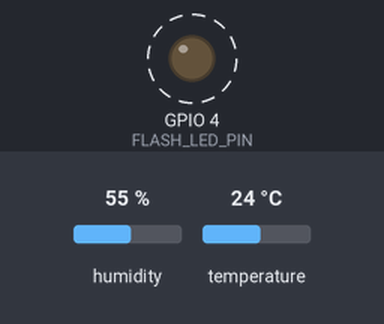
Bench run of a sketch on a simulated ESP32. Parts: output pins drawn as LEDs (lit = HIGH). Dashed ring = blinking. The inputs (shaded band) are chosen by the test bench; at power-on: humidity 55 %, temperature 24 °C. Storage starts empty; the camera gives no picture; what the sketch prints to the serial monitor is not drawn.

Above: at 3.4 s.
Timing chart, 0 to 5.8 s (numbered marks = the images above):
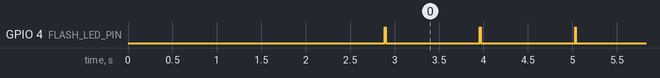

The sketch:

esp32Cam_banana.ino
```cpp
#include "esp_camera.h"
#include "FS.h"
#include "SD_MMC.h"

#include <DHT.h>

#define DHTPIN 13       // DHT sensor pin
#define DHTTYPE DHT11   // DHT11 or DHT22

DHT dht(DHTPIN, DHTTYPE);

volatile float currentTemp = 0.0;
volatile float currentHum = 0.0;

void dhtReadTask(void * parameter) {
  for(;;) {
    float h = dht.readHumidity();
    float t = dht.readTemperature();

    if (isnan(h) || isnan(t)) {
      Serial.println("DHT read failed");
      currentTemp = 0.0;
      currentHum = 0.0;
    } else {
      currentTemp = t;
      currentHum = h;
    }

    vTaskDelay(2000 / portTICK_PERIOD_MS);
  }
}

// CAMERA_MODEL_AI_THINKER pin definition
#define PWDN_GPIO_NUM     32
#define RESET_GPIO_NUM    -1
#define XCLK_GPIO_NUM      0
#define SIOD_GPIO_NUM     26
#define SIOC_GPIO_NUM     27
#define Y9_GPIO_NUM       35
#define Y8_GPIO_NUM       34
#define Y7_GPIO_NUM       39
#define Y6_GPIO_NUM       36
#define Y5_GPIO_NUM       21
#define Y4_GPIO_NUM       19
#define Y3_GPIO_NUM       18
#define Y2_GPIO_NUM        5
#define VSYNC_GPIO_NUM    25
#define HREF_GPIO_NUM     23
#define PCLK_GPIO_NUM     22

#define FLASH_LED_PIN      4

int flightNumber = 1;
String flightFolderName = "";
int imageCount = 1;
bool sd_ok = false;

void setup() {
  Serial.begin(115200);
  Serial.println();

  // Initialize the bright Flash LED
  pinMode(FLASH_LED_PIN, OUTPUT);
  digitalWrite(FLASH_LED_PIN, LOW); // Turn off initially

  // Important: Explicitly pull up SD card pins to prevent 0x107 timeout in 1-bit mode
  pinMode(13, INPUT_PULLUP); // DAT3 / CS must be HIGH to prevent entering SPI mode
  pinMode(15, INPUT_PULLUP); // CMD
  pinMode(14, INPUT_PULLUP); // CLK
  pinMode(2,  INPUT_PULLUP); // DAT0

  delay(500); // Give the SD card some time to power stabilize

  // Initialize SD Card
  Serial.println("Mounting SD Card...");
  if(!SD_MMC.begin("/sdcard", true)){
    Serial.println("SD Card Mount Failed! Images will not be saved.");
    sd_ok = false;
  } else {
    sd_ok = true;
    uint8_t cardType = SD_MMC.cardType();
    if(cardType == CARD_NONE){
      Serial.println("No SD Card attached");
      sd_ok = false;
    }
  }

  if (sd_ok) {
    // Find highest flight folder and create new one
    // Starts checking from FLIGHT001 upwards
    flightNumber = 1;
    while (true) {
      flightFolderName = "/FLIGHT";
      if (flightNumber < 100) flightFolderName += "0";
      if (flightNumber < 10) flightFolderName += "0";
      flightFolderName += String(flightNumber);

      if (!SD_MMC.exists(flightFolderName)) {
        break; // Found an available folder name
      }
      flightNumber++;
    }

    Serial.printf("Creating directory: %s\n", flightFolderName.c_str());
    if (!SD_MMC.mkdir(flightFolderName)) {
      Serial.println("Failed to create directory!");
      sd_ok = false;
    }
  }

  // Camera configuration
  camera_config_t config;
  config.ledc_channel = LEDC_CHANNEL_0;
  config.ledc_timer = LEDC_TIMER_0;
  config.pin_d0 = Y2_GPIO_NUM;
  config.pin_d1 = Y3_GPIO_NUM;
  config.pin_d2 = Y4_GPIO_NUM;
  config.pin_d3 = Y5_GPIO_NUM;
  config.pin_d4 = Y6_GPIO_NUM;
  config.pin_d5 = Y7_GPIO_NUM;
  config.pin_d6 = Y8_GPIO_NUM;
  config.pin_d7 = Y9_GPIO_NUM;
  config.pin_xclk = XCLK_GPIO_NUM;
  config.pin_pclk = PCLK_GPIO_NUM;
  config.pin_vsync = VSYNC_GPIO_NUM;
  config.pin_href = HREF_GPIO_NUM;
  config.pin_sccb_sda = SIOD_GPIO_NUM;
  config.pin_sccb_scl = SIOC_GPIO_NUM;
  config.pin_pwdn = PWDN_GPIO_NUM;
  config.pin_reset = RESET_GPIO_NUM;
  config.xclk_freq_hz = 20000000;
  config.pixel_format = PIXFORMAT_JPEG;
  config.grab_mode = CAMERA_GRAB_WHEN_EMPTY;
  config.fb_location = CAMERA_FB_IN_PSRAM;

  // Use UXGA resolution (1600x1200) for high quality image capture
  if(psramFound()){
    config.frame_size = FRAMESIZE_UXGA;
    config.jpeg_quality = 10; // Lower number means higher quality (0-63)
    config.fb_count = 2;
    config.grab_mode = CAMERA_GRAB_LATEST;
  } else {
    config.frame_size = FRAMESIZE_SVGA;
    config.jpeg_quality = 12;
    config.fb_count = 1;
    config.fb_location = CAMERA_FB_IN_DRAM;
  }

  esp_err_t err = esp_camera_init(&config);
  if (err != ESP_OK) {
    Serial.printf("Camera init failed with error 0x%x\n", err);
    return;
  }

  // Warm up camera (drop first few frames which can be distorted)
  sensor_t * s = esp_camera_sensor_get();
  // Adjust orientation if needed (depends on how it's mounted on drone)
  s->set_vflip(s, 1);
  s->set_hmirror(s, 1); // vflip + hmirror = 180 degree rotation

  delay(2000);

  // --- SYSTEM DIAGNOSTICS ---
  Serial.println("\n--- SYSTEM DIAGNOSTICS ---");
  Serial.println(err == ESP_OK ? "[OK] Camera Initialized" : "[FAIL] Camera Error");
  Serial.println(sd_ok ? "[OK] SD Card Mounted" : "[FAIL] SD Card Error");
  Serial.println("--------------------------\n");

  // Initialize DHT sensor AFTER SD card and Camera are fully initialized
  dht.begin();

  // Start DHT task on Core 0 to prevent blocking Camera DMA on Core 1
  xTaskCreatePinnedToCore(dhtReadTask, "DHT_Task", 4096, NULL, 1, NULL, 0);

  Serial.println("System Ready. Starting Capture Loop.");
}

void loop() {
  // Capture frame from camera
  camera_fb_t * fb = esp_camera_fb_get();
  if (!fb) {
    Serial.println("Camera capture failed");
    delay(1000);
    return;
  }

  // Read temperature and humidity from the background task
  float t = currentTemp;
  float h = currentHum;

  if (t == 0.0 && h == 0.0) {
    Serial.println("Waiting for valid DHT reading...");
  }

  // Format sensor strings (replace '.' with 'p')
  String tempString = String(t, 1);
  tempString.replace(".", "p");
  String humString = String(h, 1);
  humString.replace(".", "p");

  // Construct filename (e.g., /FLIGHT001/IMG0001_T31p4C_H78p2RH.jpg)
  String imgFileName = flightFolderName + "/IMG";
  if (imageCount < 1000) imgFileName += "0";
  if (imageCount < 100) imgFileName += "0";
  if (imageCount < 10) imgFileName += "0";
  imgFileName += String(imageCount) + "_T" + tempString + "C_H" + humString + "RH.jpg";

  // Briefly turn on the bright flash LED to indicate picture capture
  digitalWrite(FLASH_LED_PIN, HIGH);

  if (sd_ok) {
    // Save to SD card
    File file = SD_MMC.open(imgFileName.c_str(), FILE_WRITE);
    if (!file) {
      Serial.println("Failed to open file in writing mode");
    } else {
      file.write(fb->buf, fb->len);
      Serial.printf("Saved image: %s (%u bytes)\n", imgFileName.c_str(), fb->len);
    }
    file.close();
  } else {
    Serial.printf("SD missing/failed. Cannot save %s (%u bytes)\n", imgFileName.c_str(), fb->len);
  }

  // Turn off flash
  digitalWrite(FLASH_LED_PIN, LOW);

  // Return the frame buffer back to the camera to free memory
  esp_camera_fb_return(fb);

  imageCount++;

  // Wait roughly 1 second before the next capture
  // Note: the SD card write operation takes some milliseconds, so the real
  // interval will be slightly more than 1 second, which is perfect.
  delay(1000);
}
```

Measured:
- by itself, GPIO 4 (FLASH_LED_PIN): alternates HIGH for 0.01 s and LOW for 1.1 s
